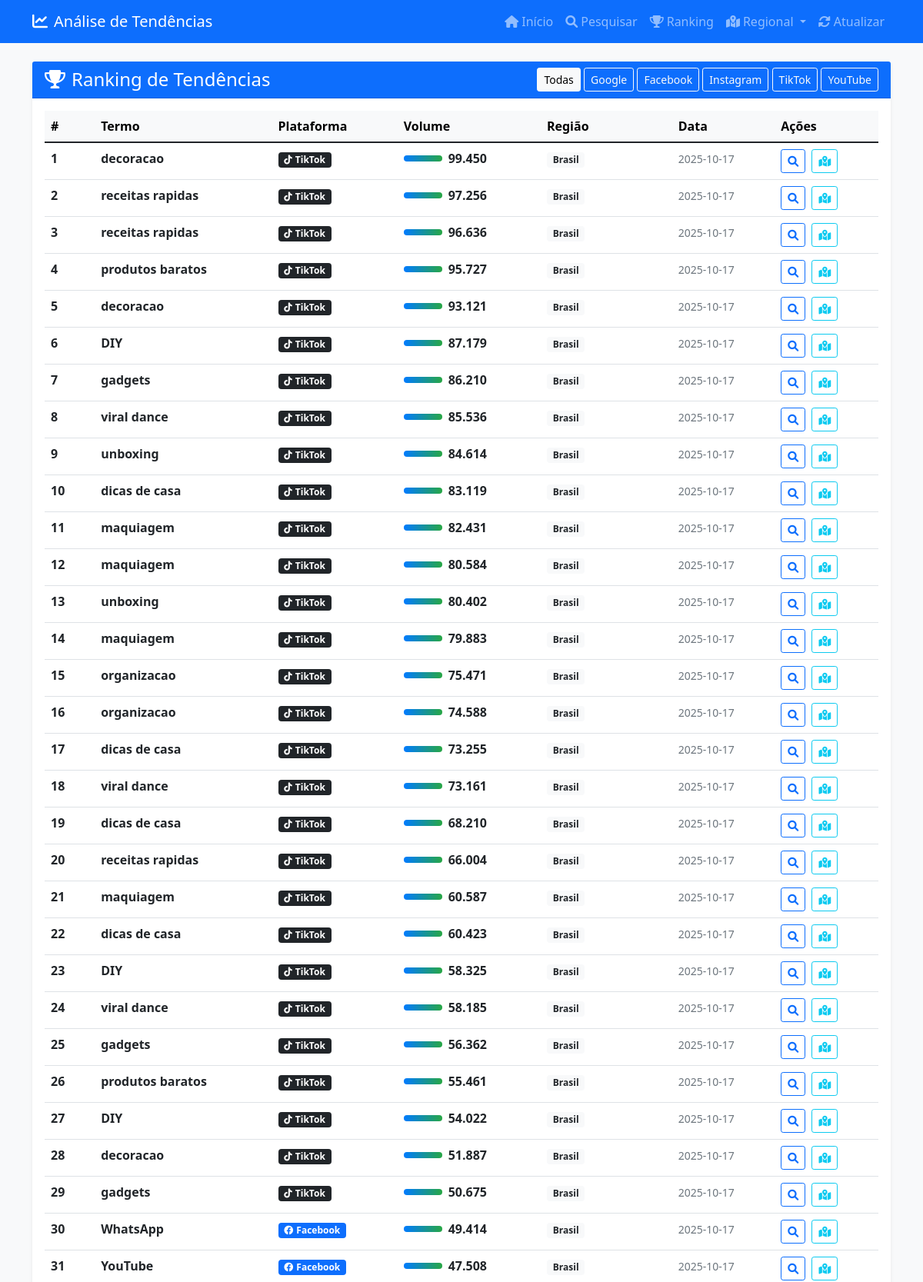
Page /ranking (upper part) on the committed database.
### tables this page shows
CREATE TABLE trends (
                id INTEGER PRIMARY KEY AUTOINCREMENT,
                term TEXT NOT NULL,
                platform TEXT NOT NULL,
                search_volume INTEGER,
                region TEXT,
                date_collected DATE,
                created_at TIMESTAMP DEFAULT CURRENT_TIMESTAMP
            );

### app/controllers/trends_controller.py (the view)
@trends_bp.route('/ranking')
def ranking():
    all_trends = trend_model.get_all_trends(limit=100)
    formatted_trends = trend_model.format_trends_for_display(all_trends)
    return render_template('ranking.html', trends=formatted_trends)

### app/models/trend_model.py (called while the page is built)
    def get_all_trends(self, limit=100):
        return self.db.get_trends(limit=limit)

    def format_trends_for_display(self, trends):
        formatted = []
        for trend in trends:
            formatted.append({
                'term': trend[0],
                'platform': trend[1],
                'search_volume': trend[2],
                'region': trend[3] or 'Brasil',
                'date': trend[4]
            })
        return formatted

### database/db_manager.py (called while the page is built)
    def get_connection(self):
        return sqlite3.connect(self.db_path)

    def get_trends(self, platform=None, limit=50):
        conn = self.get_connection()
        cursor = conn.cursor()
        query = '''
            SELECT term, platform, search_volume, region, date_collected
            FROM trends
            WHERE date_collected >= DATE('now', '-3 days')
        '''
        params = []
        if platform:
            query += ' AND platform = ?'
            params.append(platform)
        query += ' ORDER BY search_volume DESC LIMIT ?'
        params.append(limit)
        cursor.execute(query, params)
        results = cursor.fetchall()
        conn.close()
        return results

### app/templates/ranking.html (shortened to what this page needs)
{% extends "base.html" %}
{% block content %}
<div class="row">
    <div class="col-md-12">
        <div class="card border-0 shadow-sm">
            <div class="card-header bg-primary text-white">
                <div class="d-flex justify-content-between align-items-center">
                    <h4 class="mb-0">
                        <i class="fas fa-trophy me-2"></i>Ranking de Tendências
                    </h4>
                    <div>
                        <button class="btn btn-light btn-sm" onclick="filterPlatform('all')">Todas</button>
                        <button class="btn btn-outline-light btn-sm" onclick="filterPlatform('Google')">Google</button>
                        <button class="btn btn-outline-light btn-sm" onclick="filterPlatform('Facebook')">Facebook</button>
                        <button class="btn btn-outline-light btn-sm" onclick="filterPlatform('Instagram')">Instagram</button>
                        <button class="btn btn-outline-light btn-sm" onclick="filterPlatform('TikTok')">TikTok</button>
                        <button class="btn btn-outline-light btn-sm" onclick="filterPlatform('YouTube')">YouTube</button>
                    </div>
                </div>
            </div>
            <div class="card-body">
                {% if trends %}
                <div class="table-responsive">
                    <table class="table table-hover">
                        <thead class="table-light">
                            <tr>
                                <th scope="col">#</th>
                                <th scope="col">Termo</th>
                                <th scope="col">Plataforma</th>
                                <th scope="col">Volume</th>
                                <th scope="col">Região</th>
                                <th scope="col">Data</th>
                                <th scope="col">Ações</th>
                            </tr>
                        </thead>
                        <tbody id="trendsTable">
                            {% for trend in trends %}
                            <tr data-platform="{{ trend.platform }}">
                                <th scope="row">{{ loop.index }}</th>
                                <td>
                                    <strong>{{ trend.term }}</strong>
                                </td>
                                <td>
                                    {% if trend.platform == 'Google' %}
                                        <span class="badge bg-danger">
                                            <i class="fab fa-google me-1"></i>{{ trend.platform }}
                                        </span>
                                    {% elif trend.platform == 'Facebook' %}
                                        <span class="badge bg-primary">
                                            <i class="fab fa-facebook me-1"></i>{{ trend.platform }}
                                        </span>
                                    {% elif trend.platform == 'Instagram' %}
                                        <span class="badge bg-warning">
                                            <i class="fab fa-instagram me-1"></i>{{ trend.platform }}
                                        </span>
                                    {% elif trend.platform == 'TikTok' %}
                                        <span class="badge bg-dark">
                                            <i class="fab fa-tiktok me-1"></i>{{ trend.platform }}
                                        </span>
                                    {% elif trend.platform == 'YouTube' %}
                                        <span class="badge bg-danger">
                                            <i class="fab fa-youtube me-1"></i>{{ trend.platform }}
                                        </span>
                                    {% endif %}
                                </td>
                                <td>
                                    <div class="d-flex align-items-center">
                                        <div class="volume-bar me-2" style="width: 50px; height: 8px; background: {{ 'linear-gradient(90deg, #dc3545, #28a745)' if trend.platform == 'Google' else 'linear-gradient(90deg, #007bff, #28a745)' }}; border-radius: 4px;"></div>
                                        <strong>{{ "{:,}".format(trend.search_volume).replace(',', '.') }}</strong>
                                    </div>
                                </td>
                                <td>
                                    <span class="badge bg-light text-dark">{{ trend.region }}</span>
                                </td>
                                <td>
                                    <small class="text-muted">{{ trend.date }}</small>
                                </td>
                                <td>
                                    <button class="btn btn-sm btn-outline-primary me-1" onclick="searchTerm('{{ trend.term }}')">
                                        <i class="fas fa-search"></i>
                                    </button>
                                    <a href="{{ url_for('trends.regional_analysis', term=trend.term) }}" class="btn btn-sm btn-outline-info">
                                        <i class="fas fa-map-marked-alt"></i>
                                    </a>
                                </td>
                            </tr>
                            {% endfor %}
                        </tbody>
                    </table>
                </div>
                {% endif %}
            </div>
        </div>
    </div>
</div>
{% endblock %}

### app/templates/base.html (shortened to what this page needs)
<!DOCTYPE html>
<html lang="pt-BR">
<head>
    <link href="https://cdn.jsdelivr.net/npm/bootstrap@5.1.3/dist/css/bootstrap.min.css" rel="stylesheet">
    <link href="https://cdnjs.cloudflare.com/ajax/libs/font-awesome/6.0.0/css/all.min.css" rel="stylesheet">
</head>
<body class="bg-light">
    <nav class="navbar navbar-expand-lg navbar-dark bg-primary">
        <div class="container">
            <a class="navbar-brand" href="{{ url_for('trends.index') }}">
                <i class="fas fa-chart-line me-2"></i>Análise de Tendências
            </a>
            <div class="collapse navbar-collapse" id="navbarNav">
                <ul class="navbar-nav ms-auto">
                    <li class="nav-item">
                        <a class="nav-link" href="{{ url_for('trends.index') }}">
                            <i class="fas fa-home me-1"></i>Início
                        </a>
                    </li>
                    <li class="nav-item">
                        <a class="nav-link" href="{{ url_for('trends.search_trends') }}">
                            <i class="fas fa-search me-1"></i>Pesquisar
                        </a>
                    </li>
                    <li class="nav-item">
                        <a class="nav-link" href="{{ url_for('trends.ranking') }}">
                            <i class="fas fa-trophy me-1"></i>Ranking
                        </a>
                    </li>
                    <li class="nav-item dropdown">
                        <a class="nav-link dropdown-toggle" href="#" role="button" data-bs-toggle="dropdown">
                            <i class="fas fa-map-marked-alt me-1"></i>Regional
                        </a>
                    </li>
                    <li class="nav-item">
                        <a class="nav-link" href="{{ url_for('trends.refresh_trends') }}">
                            <i class="fas fa-sync-alt me-1"></i>Atualizar
                        </a>
                    </li>
                </ul>
            </div>
        </div>
    </nav>
    <main class="container mt-4">
        {% block content %}{% endblock %}
    </main>
</body>
</html>

### app/templates/base.html (style rules this page uses)
.volume-bar { height: 8px; background: linear-gradient(90deg, #007bff, #28a745); border-radius: 4px; }

### rows in the picture
trends: term "decoracao", platform "TikTok", search_volume "99.450", region "Brasil", date "2025-10-17"
trends: term "receitas rapidas", platform "TikTok", search_volume "97.256", region "Brasil", date "2025-10-17"
trends: term "receitas rapidas", platform "TikTok", search_volume "96.636", region "Brasil", date "2025-10-17"
trends: term "produtos baratos", platform "TikTok", search_volume "95.727", region "Brasil", date "2025-10-17"
trends: term "decoracao", platform "TikTok", search_volume "93.121", region "Brasil", date "2025-10-17"
trends: term "DIY", platform "TikTok", search_volume "87.179", region "Brasil", date "2025-10-17"
trends: term "gadgets", platform "TikTok", search_volume "86.210", region "Brasil", date "2025-10-17"
trends: term "viral dance", platform "TikTok", search_volume "85.536", region "Brasil", date "2025-10-17"
trends: term "unboxing", platform "TikTok", search_volume "84.614", region "Brasil", date "2025-10-17"
trends: term "dicas de casa", platform "TikTok", search_volume "83.119", region "Brasil", date "2025-10-17"
trends: term "maquiagem", platform "TikTok", search_volume "82.431", region "Brasil", date "2025-10-17"
trends: term "maquiagem", platform "TikTok", search_volume "80.584", region "Brasil", date "2025-10-17"
trends: term "unboxing", platform "TikTok", search_volume "80.402", region "Brasil", date "2025-10-17"
trends: term "maquiagem", platform "TikTok", search_volume "79.883", region "Brasil", date "2025-10-17"
trends: term "organizacao", platform "TikTok", search_volume "75.471", region "Brasil", date "2025-10-17"
trends: term "organizacao", platform "TikTok", search_volume "74.588", region "Brasil", date "2025-10-17"
trends: term "dicas de casa", platform "TikTok", search_volume "73.255", region "Brasil", date "2025-10-17"
trends: term "viral dance", platform "TikTok", search_volume "73.161", region "Brasil", date "2025-10-17"
trends: term "dicas de casa", platform "TikTok", search_volume "68.210", region "Brasil", date "2025-10-17"
trends: term "receitas rapidas", platform "TikTok", search_volume "66.004", region "Brasil", date "2025-10-17"
trends: term "maquiagem", platform "TikTok", search_volume "60.587", region "Brasil", date "2025-10-17"
trends: term "dicas de casa", platform "TikTok", search_volume "60.423", region "Brasil", date "2025-10-17"
trends: term "DIY", platform "TikTok", search_volume "58.325", region "Brasil", date "2025-10-17"
trends: term "viral dance", platform "TikTok", search_volume "58.185", region "Brasil", date "2025-10-17"
trends: term "gadgets", platform "TikTok", search_volume "56.362", region "Brasil", date "2025-10-17"
trends: term "produtos baratos", platform "TikTok", search_volume "55.461", region "Brasil", date "2025-10-17"
trends: term "DIY", platform "TikTok", search_volume "54.022", region "Brasil", date "2025-10-17"
trends: term "decoracao", platform "TikTok", search_volume "51.887", region "Brasil", date "2025-10-17"
trends: term "gadgets", platform "TikTok", search_volume "50.675", region "Brasil", date "2025-10-17"
trends: term "WhatsApp", platform "Facebook", search_volume "49.414", region "Brasil", date "2025-10-17"
trends: term "YouTube", platform "Facebook", search_volume "47.508", region "Brasil", date "2025-10-17"
